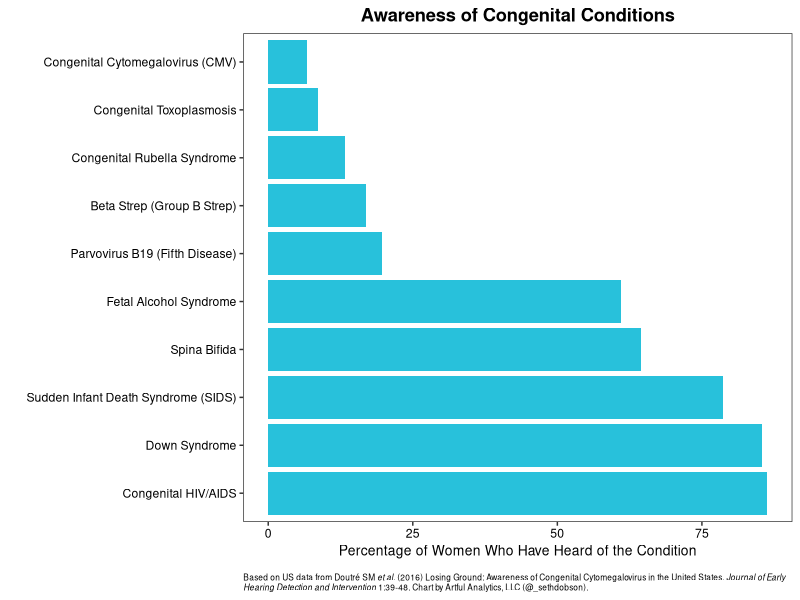

This figure's R source: (Note: this script raises an error after producing the figure.)
library(tidyverse)
library(cowplot)
library(ggtext)

# Get data from Doutre et al.

df <- tribble(
  ~condition, ~awareness, ~incidence,
  "Congenital Cytomegalovirus (CMV)", 6.7, 6000,
  "Congenital Toxoplasmosis", 8.53, 400,
  "Congenital Rubella Syndrome", 13.27, 3,
  "Beta Strep (Group B Strep)", 16.91, 380,
  "Parvovirus B19 (Fifth Disease)", 19.63, 1045,
  "Fetal Alcohol Syndrome", 61.04, 1200,
  "Spina Bifida", 64.54, 1500,
  "Sudden Infant Death Syndrome (SIDS)", 78.7, 1500,
  "Down Syndrome", 85.44, 6000,
  "Congenital HIV/AIDS", 86.33, 30
)

# Create chart

p <- df %>%
  ggplot(aes(x = reorder(condition, desc(awareness)), y = awareness)) +
  geom_col(fill = "#28C1DB") +
  coord_flip() +
  labs(
    x = "",
    y = "Percentage of Women Who Have Heard of the Condition",
    title = "Awareness of Congenital Conditions",
    caption = "Based on US data from Doutré SM *et al.* (2016) Losing Ground: Awareness of Congenital Cytomegalovirus 
    in the United States. *Journal of Early Hearing Detection and Intervention* 1:39-48. Chart by Artful Analytics, 
    LLC (@_sethdobson)."
  ) +
  theme_bw() +
  theme(
    plot.title = element_text(face = "bold", hjust = .5),
    plot.caption = element_textbox_simple(size = 6, margin = margin(10, 0, 0, 0)),
    axis.text = element_text(color = "black"),
    axis.title = element_text(size = 10),
    axis.title.x = element_text()
  ) +
  background_grid(major = "none")

# Save chart

ggsave2(
  "images/cmv_awareness-vs-incidence_bars-only.png", 
  plot = p,
  width = 7, 
  height = 4
)
